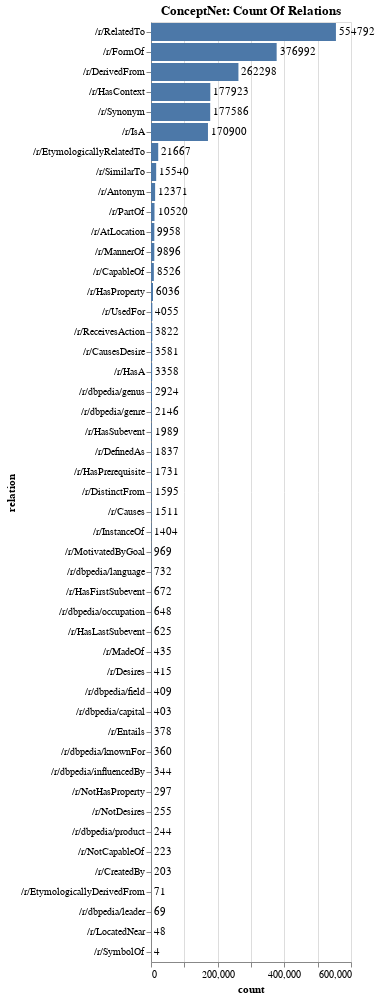

The cell this chart's notebook holds for it:
### Code cell
bar_chart(datasets[0], 'count', 'relation', title="ConceptNet: Count Of Relations", width=200)

### Figure 1 — Vega-Lite specification as saved in the notebook (floating-point values rounded to 4 significant figures)
{"config": {"view": {"continuousWidth": 400, "continuousHeight": 300}}, "layer": [{"mark": "bar", "encoding": {"x": {"type": "quantitative", "field": "count"}, "y": {"type": "nominal", "field": "relation", "sort": "-x"}}, "title": "ConceptNet: Count Of Relations", "width": 200}, {"mark": {"type": "text", "align": "left", "baseline": "middle", "dx": 3}, "encoding": {"text": {"type": "quantitative", "field": "count"}, "x": {"type": "quantitative", "field": "count"}, "y": {"type": "nominal", "field": "relation", "sort": "-x"}}, "title": "ConceptNet: Count Of Relations", "width": 200}], "data": {"name": "data-798d540351abed16b8954127cdf1c795"}, "$schema": "https://vega.github.io/schema/vega-lite/v4.8.1.json", "datasets": {"data-798d540351abed16b8954127cdf1c795": [{"relation": "/r/RelatedTo", "count": 554792}, {"relation": "/r/FormOf", "count": 376992}, {"relation": "/r/DerivedFrom", "count": 262298}, {"relation": "/r/HasContext", "count": 177923}, {"relation": "/r/Synonym", "count": 177586}, {"relation": "/r/IsA", "count": 170900}, {"relation": "/r/EtymologicallyRelatedTo", "count": 21667}, {"relation": "/r/SimilarTo", "count": 15540}, {"relation": "/r/Antonym", "count": 12371}, {"relation": "/r/PartOf", "count": 10520}, {"relation": "/r/AtLocation", "count": 9958}, {"relation": "/r/MannerOf", "count": 9896}, {"relation": "/r/CapableOf", "count": 8526}, {"relation": "/r/HasProperty", "count": 6036}, {"relation": "/r/UsedFor", "count": 4055}, {"relation": "/r/ReceivesAction", "count": 3822}, {"relation": "/r/CausesDesire", "count": 3581}, {"relation": "/r/HasA", "count": 3358}, {"relation": "/r/dbpedia/genus", "count": 2924}, {"relation": "/r/dbpedia/genre", "count": 2146}, {"relation": "/r/HasSubevent", "count": 1989}, {"relation": "/r/DefinedAs", "count": 1837}, {"relation": "/r/HasPrerequisite", "count": 1731}, {"relation": "/r/DistinctFrom", "count": 1595}, {"relation": "/r/Causes", "count": 1511}, {"relation": "/r/InstanceOf", "count": 1404}, {"relation": "/r/MotivatedByGoal", "count": 969}, {"relation": "/r/dbpedia/language", "count": 732}, {"relation": "/r/HasFirstSubevent", "count": 672}, {"relation": "/r/dbpedia/occupation", "count": 648}, {"relation": "/r/HasLastSubevent", "count": 625}, {"relation": "/r/MadeOf", "count": 435}, {"relation": "/r/Desires", "count": 415}, {"relation": "/r/dbpedia/field", "count": 409}, {"relation": "/r/dbpedia/capital", "count": 403}, {"relation": "/r/Entails", "count": 378}, {"relation": "/r/dbpedia/knownFor", "count": 360}, {"relation": "/r/dbpedia/influencedBy", "count": 344}, {"relation": "/r/NotHasProperty", "count": 297}, {"relation": "/r/NotDesires", "count": 255}, {"relation": "/r/dbpedia/product", "count": 244}, {"relation": "/r/NotCapableOf", "count": 223}, {"relation": "/r/CreatedBy", "count": 203}, {"relation": "/r/EtymologicallyDerivedFrom", "count": 71}, {"relation": "/r/dbpedia/leader", "count": 69}, {"relation": "/r/LocatedNear", "count": 48}, {"relation": "/r/SymbolOf", "count": 4}]}}
